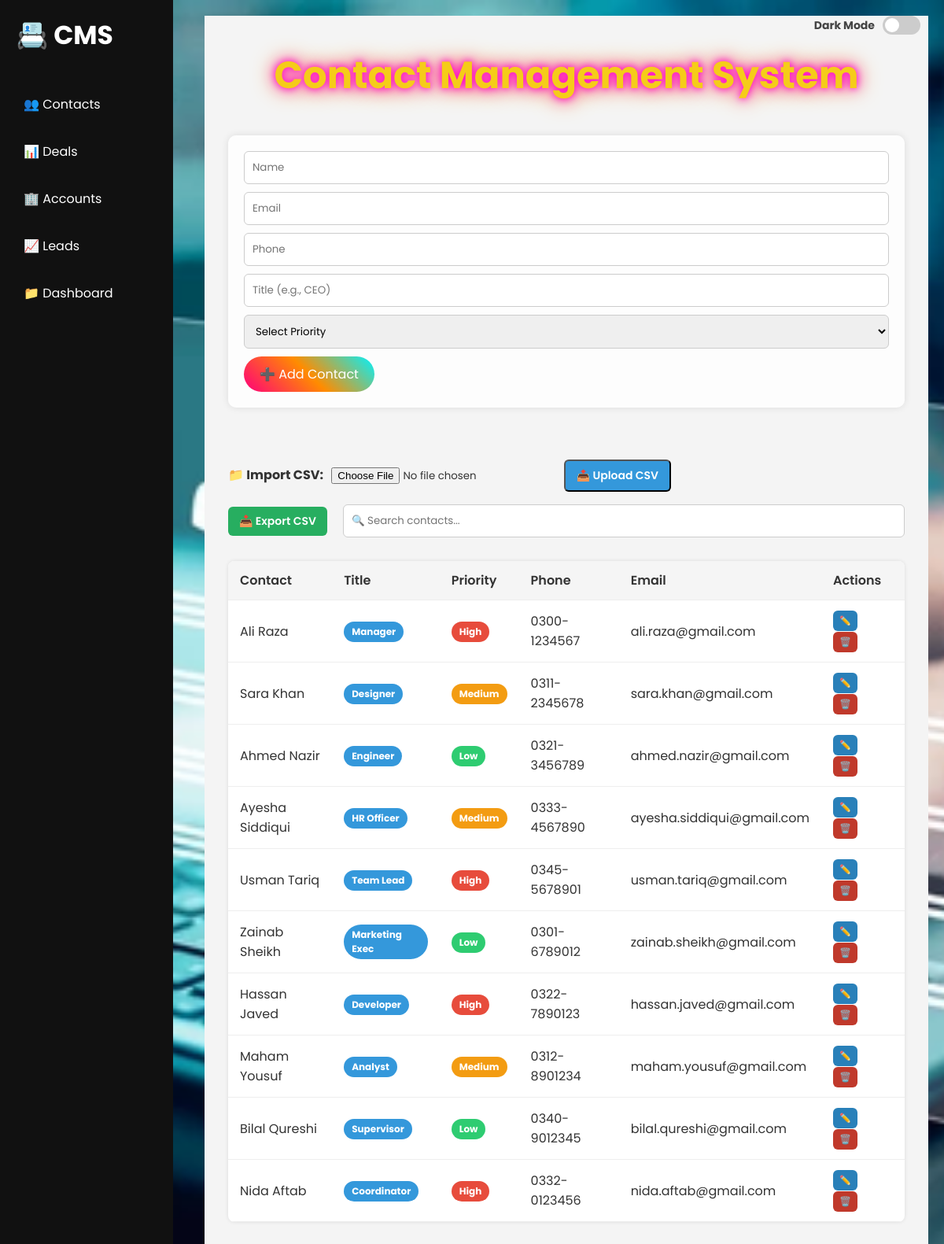
The page / on the database its author committed.
### app.py (models this page shows)
class Contact(db.Model):
    id = db.Column(db.Integer, primary_key=True)
    name = db.Column(db.String(100), nullable=False)
    email = db.Column(db.String(120), unique=True, nullable=False)
    phone = db.Column(db.String(20), nullable=False)
    title = db.Column(db.String(50), nullable=True)        #  NEW
    priority = db.Column(db.String(20), nullable=True)     #  NEW
    created_at = db.Column(db.DateTime, default=datetime.utcnow)
    updated_at = db.Column(db.DateTime, default=datetime.utcnow, onupdate=datetime.utcnow)

### app.py (the view)
@app.route('/')
def index():
    contacts = Contact.query.all()
    return render_template('index.html', contacts=contacts)

### templates/index.html (shortened to what this page needs)
{% extends "layout.html" %}
{% block content %}
<div class="page-header">
    <h1 class="glow-heading pulse-hover">Contact Management System</h1>
    <form class="contact-form card-glow" action="{{ url_for('add_contact') }}" method="POST">
        <input type="text" name="name" placeholder="Name" required>
        <input type="email" name="email" placeholder="Email" required>
        <input type="text" name="phone" placeholder="Phone" required>
        <input type="text" name="title" placeholder="Title (e.g., CEO)">
        <select name="priority">
            <option value="">Select Priority</option>
        </select>
        <button type="submit" class="pulse-button">➕ Add Contact</button>
    </form>
    <form action="{{ url_for('import_csv') }}" method="POST" enctype="multipart/form-data" style="margin-top: 20px;">
    <label for="csv_file" style="font-weight: bold;">📁 Import CSV:</label>
    <input type="file" name="csv_file" accept=".csv" required>
    <button type="submit" class="btn blue">📤 Upload CSV</button>
</form>
    <div class="top-controls">
        <a href="{{ url_for('export_csv') }}" class="btn green">📥 Export CSV</a>
        <input type="text" id="searchInput" placeholder="🔍 Search contacts...">
    </div>
</div>
<table class="crm-table">
    <thead>
        <tr>
            <th>Contact</th>
            <th>Title</th>
            <th>Priority</th>
            <th>Phone</th>
            <th>Email</th>
            <th>Actions</th>
        </tr>
    </thead>
    <tbody id="contactTable">
        {% for contact in contacts %}
        <tr>
            <td>{{ contact.name }}</td>
            <td><span class="tag title-tag">{{ contact.title or "—" }}</span></td>
            <td>
                {% if contact.priority == 'High' %}
                    <span class="tag high">High</span>
                {% elif contact.priority == 'Medium' %}
                    <span class="tag medium">Medium</span>
                {% elif contact.priority == 'Low' %}
                    <span class="tag low">Low</span>
                {% else %}
                    <span class="tag">—</span>
                {% endif %}
            </td>
            <td>{{ contact.phone }}</td>
            <td>{{ contact.email }}</td>
            <td>
                <a href="{{ url_for('update_contact', id=contact.id) }}" class="btn small edit">✏️</a>
                <a href="{{ url_for('delete_contact', id=contact.id) }}" class="btn small delete"
                   onclick="return confirm('Are you sure you want to delete this contact?')">🗑️</a>
            </td>
        </tr>
        {% endfor %}
    </tbody>
</table>
{% endblock %}

### templates/layout.html (shortened to what this page needs)
<!DOCTYPE html>
<html lang="en">
<head>
    <link rel="stylesheet" href="{{ url_for('static', filename='css/style.css') }}">
</head>
<body class="crm-body">
    <div class="sidebar">
        <div class="logo">
            <h2>📇 CMS</h2>
        </div>
        <nav>
            <ul>
    <li><a href="{{ url_for('index') }}">👥 Contacts</a></li>
    <li><a href="{{ url_for('deals') }}">📊 Deals</a></li>
    <li><a href="{{ url_for('accounts') }}">🏢 Accounts</a></li>
    <li><a href="{{ url_for('leads') }}">📈 Leads</a></li>
    <li><a href="{{ url_for('dashboard') }}">📁 Dashboard</a></li>
</ul>
        </nav>
    </div>
    <div class="toggle-container">
    <label class="toggle-label">Dark Mode</label>
    <label class="switch">
        <span class="slider"></span>
    </label>
</div>
    <div class="main-content">
        {% block content %}{% endblock %}
    </div>
</body>
</html>

### static/css/style.css (style rules this page uses)
* { margin: 0; padding: 0; box-sizing: border-box; font-family: 'Poppins', sans-serif; }
body { background: url('../images/cntact.webp') no-repeat center center fixed; background-size: cover; color: #333; min-height: 100vh; padding: 20px; }
h1 { color: #B92B19; font-size: 40px; }
.contact-form { background-color: rgba(255, 255, 255, 0.8); padding: 20px; border-radius: 10px; margin-bottom: 30px; box-shadow: 0 0 10px rgba(0,0,0,0.1); }
.contact-form input, .contact-form select { width: 100%; padding: 10px; margin-bottom: 10px; border: 1px solid #ccc; border-radius: 6px; }
.pulse-button { background: linear-gradient(45deg, #ff007a, #ff8c00, #00f2fe); color: white; border: none; padding: 10px 20px; border-radius: 50px; cursor: pointer; animation: pulse 2s infinite; font-size: 16px; }
.btn { display: inline-block; padding: 8px 14px; border-radius: 6px; text-decoration: none; font-size: 14px; font-weight: 600; color: white; margin-right: 10px; transition: 0.3s; }
.btn.small { padding: 4px 8px; font-size: 12px; }
.btn.edit { background-color: #2980b9; }
.btn.delete { background-color: #c0392b; }
.btn.green { background-color: #27ae60; }
.btn.blue { background-color: #3498db; }
.crm-body { display: flex; min-height: 100vh; margin: 0; }
.sidebar { width: 220px; background-color: #111; color: white; display: flex; flex-direction: column; padding: 20px; min-height: 100vh; position: fixed; left: 0; top: 0; bottom: 0; }
.sidebar .logo { font-size: 22px; font-weight: bold; margin-bottom: 40px; }
.sidebar nav ul { list-style: none; padding: 0; }
.sidebar nav ul li { margin-bottom: 15px; }
.sidebar nav ul li a { text-decoration: none; color: white; font-size: 16px; padding: 10px; display: block; border-radius: 6px; transition: background 0.3s; }
.main-content { margin-left: 240px; padding: 40px 30px; flex-grow: 1; background-color: #f4f4f4; min-height: 100vh; }
.crm-table { width: 100%; border-collapse: collapse; background: white; box-shadow: 0 0 5px rgba(0,0,0,0.1); border-radius: 8px; overflow: hidden; }
.crm-table th, .crm-table td { padding: 12px 15px; text-align: left; border-bottom: 1px solid #eee; }
.crm-table th { background-color: #f5f5f5; font-weight: 600; color: #333; }
.tag { padding: 4px 10px; border-radius: 30px; font-size: 12px; font-weight: bold; display: inline-block; color: white; background-color: #ccc; }
.tag.title-tag { background-color: #3498db; }
.tag.high { background-color: #e74c3c; }
.tag.medium { background-color: #f39c12; }
.tag.low { background-color: #2ecc71; }
.page-header { display: flex; flex-direction: column; gap: 10px; margin-bottom: 30px; }
.top-controls { display: flex; flex-wrap: wrap; gap: 10px; align-items: center; }
#searchInput { flex: 1; padding: 10px; border-radius: 6px; border: 1px solid #ccc; }
.toggle-container { position: absolute; top: 20px; right: 30px; display: flex; align-items: center; gap: 10px; }
.switch { position: relative; display: inline-block; width: 48px; height: 24px; }
.slider { position: absolute; cursor: pointer; top: 0; left: 0; right: 0; bottom: 0; background-color: #ccc; transition: .4s; border-radius: 24px; }
.slider:before { position: absolute; content: ""; height: 18px; width: 18px; left: 3px; bottom: 3px; background-color: white; transition: .4s; border-radius: 50%; }
.toggle-label { font-size: 14px; font-weight: bold; color: #444; }
form input[type="file"] { margin: 10px 0; padding: 6px; }
.glow-heading { font-size: 48px; font-weight: bold; color: #f5cc19; text-align: center; margin-bottom: 30px; text-shadow: 0 0 10px #ff00cc, 0 0 20px #ff00cc, 0 0 30px #ff9900; animation: pulse-glow 2.5s infinite; transition: transform 0.3s ease-in-out; }

### rows shown on the page
Contact: name "Ali Raza", title "Manager", priority "High", phone "0300-1234567", email "ali.raza@gmail.com"
Contact: name "Sara Khan", title "Designer", priority "Medium", phone "0311-2345678", email "sara.khan@gmail.com"
Contact: name "Ahmed Nazir", title "Engineer", priority "Low", phone "0321-3456789", email "ahmed.nazir@gmail.com"
Contact: name "Ayesha Siddiqui", title "HR Officer", priority "Medium", phone "0333-4567890", email "ayesha.siddiqui@gmail.com"
Contact: name "Usman Tariq", title "Team Lead", priority "High", phone "0345-5678901", email "usman.tariq@gmail.com"
Contact: name "Zainab Sheikh", title "Marketing Exec", priority "Low", phone "0301-6789012", email "zainab.sheikh@gmail.com"
Contact: name "Hassan Javed", title "Developer", priority "High", phone "0322-7890123", email "hassan.javed@gmail.com"
Contact: name "Maham Yousuf", title "Analyst", priority "Medium", phone "0312-8901234", email "maham.yousuf@gmail.com"
Contact: name "Bilal Qureshi", title "Supervisor", priority "Low", phone "0340-9012345", email "bilal.qureshi@gmail.com"
Contact: name "Nida Aftab", title "Coordinator", priority "High", phone "0332-0123456", email "nida.aftab@gmail.com"
